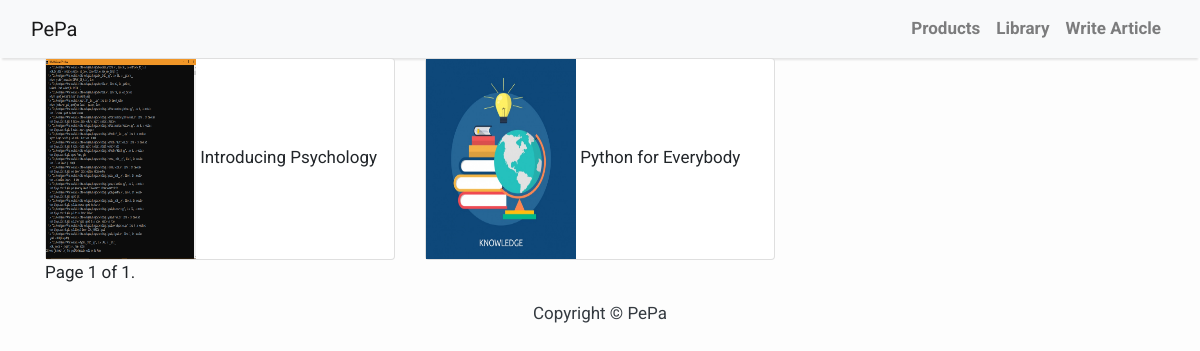
/library/, run on the app's committed database.
### library/models.py (models this page shows, shortened)
class Book(models.Model):
    name_of_the_book = models.CharField(max_length=200)
    edition = models.CharField(max_length=155, blank=True)
    book_link = models.URLField()
    author = models.ManyToManyField(Author, help_text='Select Author name', blank=True)
    editor = models.ManyToManyField(Editor, help_text='Select Editor name', blank=True)
    translator = models.ManyToManyField(Language, related_name='languages', help_text='Select Language', blank=True)
    publisher = models.CharField(max_length=255, blank=True)
    place = models.CharField(max_length=190, blank=True)
    month = models.CharField(max_length=20, blank=True)
    year = models.IntegerField(blank=True, null=True)
    isbn = models.CharField('ISBN', max_length=13,
                            help_text='13 Character <a href="https://www.isbn-international.org/content/what-isbn">ISBN number</a>',
                            blank=True, null=True)
    currency = models.ForeignKey(Currency, on_delete=models.CASCADE, blank=True, null=True)
    price = models.IntegerField(blank=True, null=True)
    language = models.ForeignKey(Language, on_delete=models.CASCADE, blank=True, null=True)
    category = models.ManyToManyField(BookCategory, help_text='Select category for this book', blank=True)
    pages = models.IntegerField()
    copy = models.PositiveSmallIntegerField(blank=True, null=True)
    summary = RichTextField(help_text='Enter a brief description of the book', blank=True)
    image = models.ImageField(upload_to='book_photos/', blank=True, null=True)
    published = models.DateTimeField(auto_now_add=True)
    slug = models.SlugField(unique=True)
    publish = models.BooleanField(default=True)
    objects = EntryQuerySet.as_manager()
    class Meta:
        ordering = ["-published"]
    def get_absolute_url(self):
        return reverse('book_details', args=[self.id, self.slug])

### library/views.py (the view)
# urls.py: re_path('library/', BookList.as_view(), name='book_list'),
class BookList(ListView):
    model = Book
    context_object_name = 'book_list'
    template_name = 'library/book-list.html'
    paginate_by = 12
    extra_context = {
        'category_list': BookCategory.objects.all(),
        'author_list': Author.objects.all(),
        'language_list': Language.objects.all(),
    }
    def get_context_data(self, **kwargs):
        context = super().get_context_data(**kwargs)
        context['now'] = timezone.now()
        context.update(self.extra_context)
        return context

### templates/library/book-list.html (shortened to what this page needs)
{% extends 'base/base.html' %}
{% block content %}
    <section class="blog-area section">
		<div class="container">
			<div class="row">
                {% for object in object_list %}
				<div class="col-lg-4 col-md-6">
					<div class="card h-100">
						<div class="single-post post-style-1">
							<div class="blog-info">
                                {% if object.image %}
                                    <a href="{{ object.get_absolute_url }}"><img src="{{ MEDIA_URL }}{{ object.image.url }}" style="width: 150px;height: 200px"></a>
                                        {{ object.name_of_the_book }}
                                {% endif %}
							</div>
						</div>
					</div>
				</div>
                {% endfor %}
			</div>
            <div class="pagination">
                <span class="step-links">
                    <span class="current">
                        Page {{ page_obj.number }} of {{ paginator.num_pages }}.
                    </span>
                </span>
            </div>
		</div>
	</section>
{% endblock %}

### static/base/css/style.css (style rules this page uses)
body { font-family: "Roboto", sans-serif; font-size: 17px; background-color: #fdfdfd; }

### data on the page
Book: image (picture), name_of_the_book "Introducing Psychology"
Book: image (picture), name_of_the_book "Python for Everybody"

### other printed values
{{ page_obj.number }} "1"
{{ paginator.num_pages }} "1"
